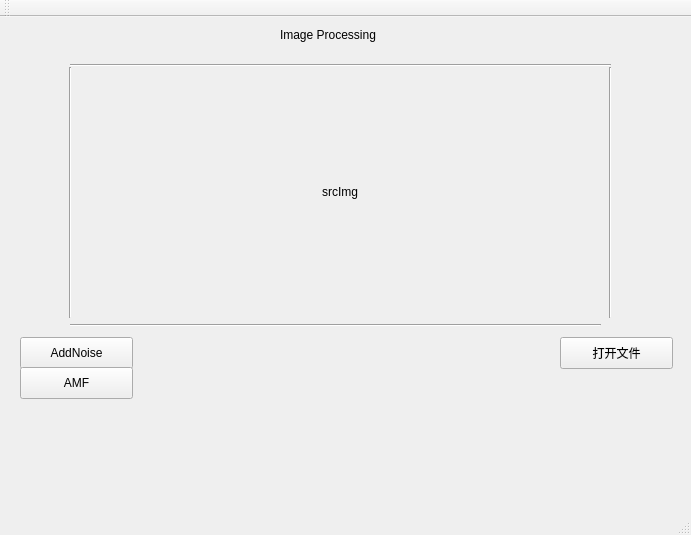
<?xml version="1.0" encoding="UTF-8"?>
<ui version="4.0">
 <class>CVLabApp</class>
 <widget class="QMainWindow" name="CVLabApp">
  <property name="geometry">
   <rect>
    <x>0</x>
    <y>0</y>
    <width>691</width>
    <height>535</height>
   </rect>
  </property>
  <property name="windowTitle">
   <string>CVLabApp</string>
  </property>
  <widget class="QWidget" name="centralWidget">
   <widget class="QLabel" name="beforeLabel">
    <property name="geometry">
     <rect>
      <x>280</x>
      <y>10</y>
      <width>121</width>
      <height>16</height>
     </rect>
    </property>
    <property name="text">
     <string>Image Processing</string>
    </property>
   </widget>
   <widget class="QLabel" name="srcImgLabel">
    <property name="geometry">
     <rect>
      <x>90</x>
      <y>50</y>
      <width>500</width>
      <height>250</height>
     </rect>
    </property>
    <property name="minimumSize">
     <size>
      <width>500</width>
      <height>250</height>
     </size>
    </property>
    <property name="maximumSize">
     <size>
      <width>500</width>
      <height>250</height>
     </size>
    </property>
    <property name="text">
     <string>srcImg</string>
    </property>
    <property name="alignment">
     <set>Qt::AlignCenter</set>
    </property>
   </widget>
   <widget class="Line" name="line">
    <property name="geometry">
     <rect>
      <x>70</x>
      <y>40</y>
      <width>541</width>
      <height>16</height>
     </rect>
    </property>
    <property name="orientation">
     <enum>Qt::Horizontal</enum>
    </property>
   </widget>
   <widget class="Line" name="line_2">
    <property name="geometry">
     <rect>
      <x>70</x>
      <y>300</y>
      <width>531</width>
      <height>16</height>
     </rect>
    </property>
    <property name="orientation">
     <enum>Qt::Horizontal</enum>
    </property>
   </widget>
   <widget class="Line" name="line_5">
    <property name="geometry">
     <rect>
      <x>60</x>
      <y>50</y>
      <width>20</width>
      <height>251</height>
     </rect>
    </property>
    <property name="orientation">
     <enum>Qt::Vertical</enum>
    </property>
   </widget>
   <widget class="Line" name="line_6">
    <property name="geometry">
     <rect>
      <x>600</x>
      <y>50</y>
      <width>20</width>
      <height>251</height>
     </rect>
    </property>
    <property name="orientation">
     <enum>Qt::Vertical</enum>
    </property>
   </widget>
   <widget class="QPushButton" name="openFileBtn">
    <property name="geometry">
     <rect>
      <x>560</x>
      <y>320</y>
      <width>113</width>
      <height>32</height>
     </rect>
    </property>
    <property name="text">
     <string>打开文件</string>
    </property>
   </widget>
   <widget class="QPushButton" name="addNoiseBtn">
    <property name="geometry">
     <rect>
      <x>20</x>
      <y>320</y>
      <width>113</width>
      <height>32</height>
     </rect>
    </property>
    <property name="text">
     <string>AddNoise</string>
    </property>
   </widget>
   <widget class="QPushButton" name="AMFBtn">
    <property name="geometry">
     <rect>
      <x>20</x>
      <y>350</y>
      <width>113</width>
      <height>32</height>
     </rect>
    </property>
    <property name="text">
     <string>AMF</string>
    </property>
   </widget>
  </widget>
  <widget class="QMenuBar" name="menuBar">
   <property name="geometry">
    <rect>
     <x>0</x>
     <y>0</y>
     <width>691</width>
     <height>22</height>
    </rect>
   </property>
  </widget>
  <widget class="QToolBar" name="mainToolBar">
   <attribute name="toolBarArea">
    <enum>TopToolBarArea</enum>
   </attribute>
   <attribute name="toolBarBreak">
    <bool>false</bool>
   </attribute>
  </widget>
  <widget class="QStatusBar" name="statusBar"/>
 </widget>
 <layoutdefault spacing="6" margin="11"/>
 <resources/>
 <connections/>
</ui>
